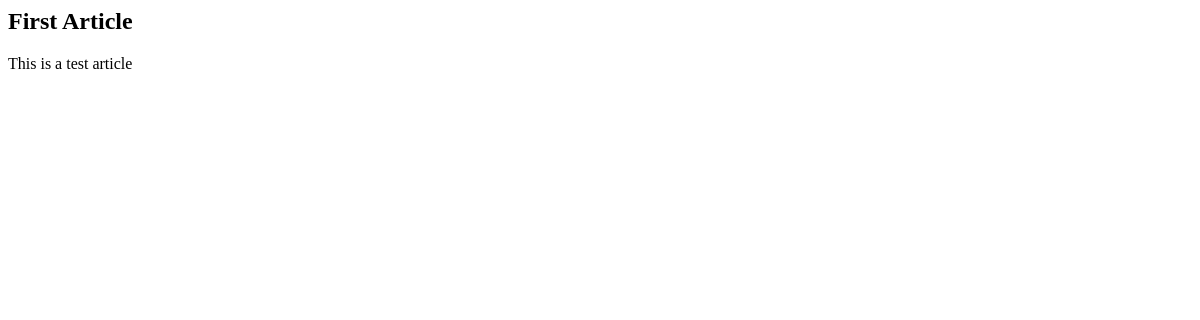
The page /articles/ on the database as committed earlier.
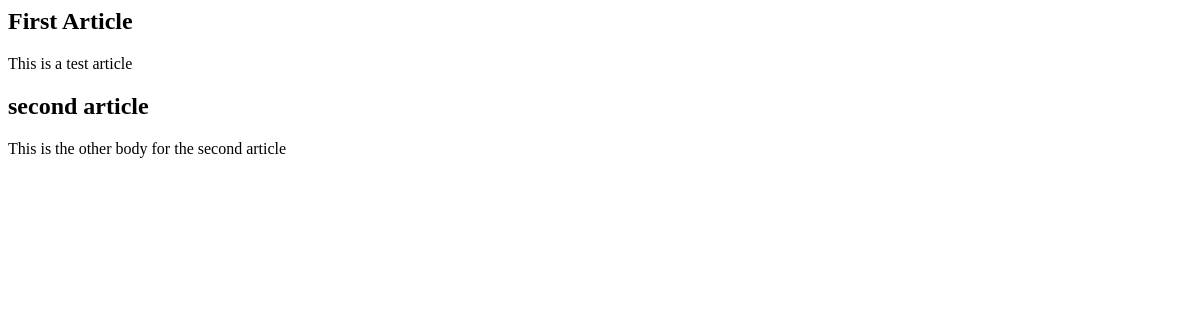
The same page on the database as committed later.
### articles/models.py (models this page shows, shortened)
class Article(models.Model):
    created_at = models.DateTimeField(auto_now_add=True)
    title = models.CharField(max_length=255)
    body = models.TextField()

### articles/views.py (the view)
def article_list(request):
    articles = Article.objects.all()
    return render(request, 'articles/article_list.html', {'articles':articles})

### articles/templates/articles/article_list.html
{% for article in articles %}
<h2>{{ article.title }} </h2>
{{ article.body }}
{% endfor %}

Rows that differ between the two databases and show on the page:
added Article: title "second article", body "This is the other body for the second article"
